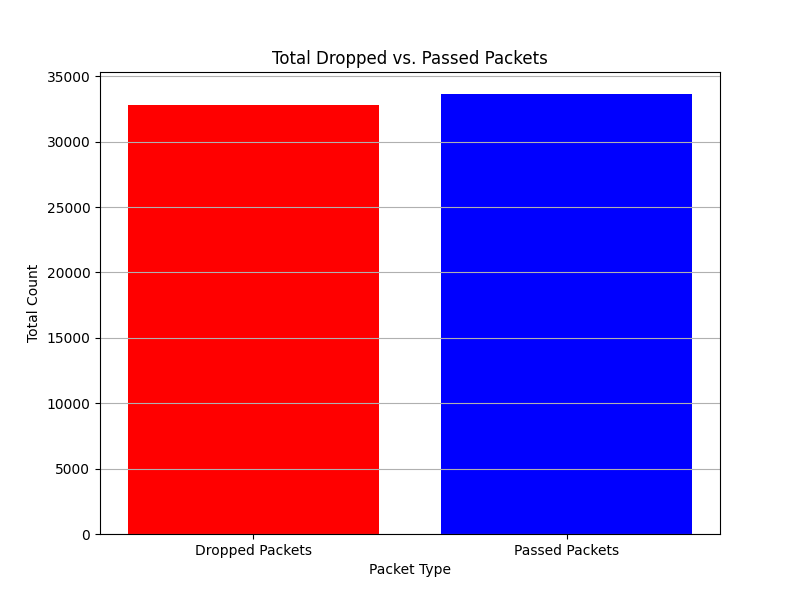

Source code (Python):
import pandas as pd
import matplotlib.pyplot as plt

# Load the data from CSV
data = pd.read_csv('stats.csv')

# Calculate total dropped and passed packets
total_dropped = data['Dropped'].sum()
total_passed = data['Passed'].sum()

# Prepare data for bar graph
categories = ['Dropped Packets', 'Passed Packets']
values = [total_dropped, total_passed]

# Plotting
plt.figure(figsize=(8, 6))
plt.bar(categories, values, color=['red', 'blue'])

plt.title('Total Dropped vs. Passed Packets')
plt.xlabel('Packet Type')
plt.ylabel('Total Count')
plt.grid(axis='y')

# Show the plot
plt.savefig('total.png')
plt.show()

